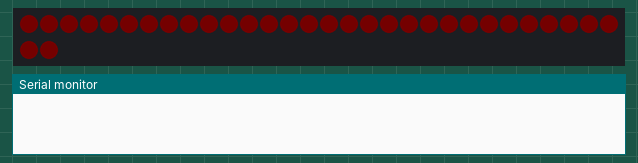
Recording of a sketch running on a simulated Arduino Uno, built with avr-gcc and run on an emulated ATmega328P. Parts: 32 RGB LEDs in strip order, left to right, continuing on the next row, the last lines printed to the serial monitor. Dim RGB values are drawn brighter than linear.

Above: at 2.17 s.
At 6.34 s:
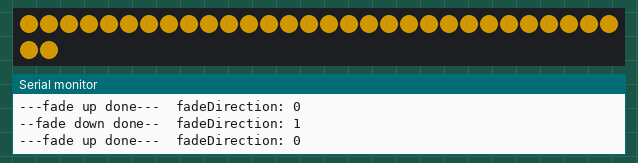
At 11.24 s:
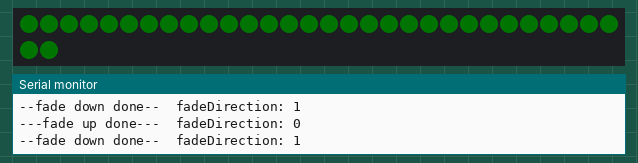
At 19.79 s:
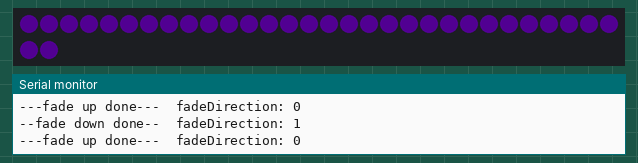
At 29.63 s:
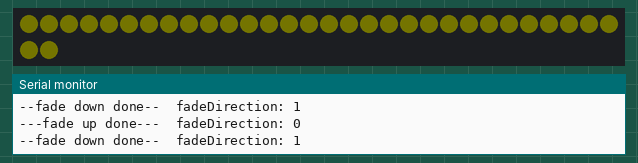
At 38.82 s:
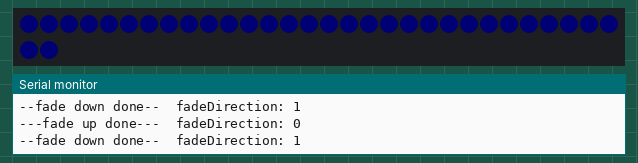

The sketch:

fade_up_down_example.ino
```cpp
//***************************************************************
// A simple fade up/down example.
// By using HSV instead of RGB, the value of V can be adjusted
// to control brightness. The value of V could be driven by a
// counter (as in this this example), a trig function (sin, cos,
// etc), or even by an external device such as a potentiometer,
// or a light or distance sensor.
//
// Info on using HSV in the wiki here:
// https://github.com/FastLED/FastLED/wiki/Controlling-leds
//
//
// Alternatively, instead of varying V in HSV, the master
// brightness, FastLED.setBrightness(BRIGHTNESS), could be
// similarly varied over time.  It will of course adjust the
// brightness of all pixels and won't allow just a specific
// range to be faded up/down.
//
//
// Marc Miller, Oct 2017
//***************************************************************

#include "FastLED.h"
#define LED_TYPE LPD8806
#define DATA_PIN 11
#define CLOCK_PIN 13
#define NUM_LEDS 32
#define COLOR_ORDER GRB
CRGB leds[NUM_LEDS];
#define BRIGHTNESS 255

uint8_t hue = 0;
uint8_t sat = 255;
uint8_t val = 0;
boolean fadeDirection = 1;  // [1=fade up, 0=fade down]


//---------------------------------------------------------------
void setup() {
  Serial.begin(115200);  // Allows serial monitor output (check baud rate)
  delay(2000);  // Startup delay
  FastLED.addLeds<LED_TYPE, DATA_PIN, CLOCK_PIN, COLOR_ORDER>(leds, NUM_LEDS);
  FastLED.setBrightness(BRIGHTNESS);
}

//---------------------------------------------------------------
void loop() {

  if (fadeDirection == 1) {  //fade up
    EVERY_N_MILLISECONDS(3){
      fill_solid( leds, NUM_LEDS, CHSV(hue,sat,val) );
      val = val + 1;
      if (val == 255) {
        fadeDirection = !fadeDirection;  //reverse direction
        Serial.print("---fade up done---");
        Serial.print("  fadeDirection: "); Serial.println(fadeDirection);
      }
    }
  }

  if (fadeDirection == 0) {  //fade down
    EVERY_N_MILLISECONDS(9){
      fill_solid( leds, NUM_LEDS, CHSV(hue,sat,val) );
      val = val - 1;
      if (val == 0) {
        fadeDirection = !fadeDirection;  //reverse direction
        Serial.print("--fade down done--");
        Serial.print("  fadeDirection: "); Serial.println(fadeDirection);
      }
    }
  }

  FastLED.show();

  EVERY_N_MILLISECONDS(90){  //cycle around the color wheel over time
    hue++;
  }

}//end_main_loop
```
